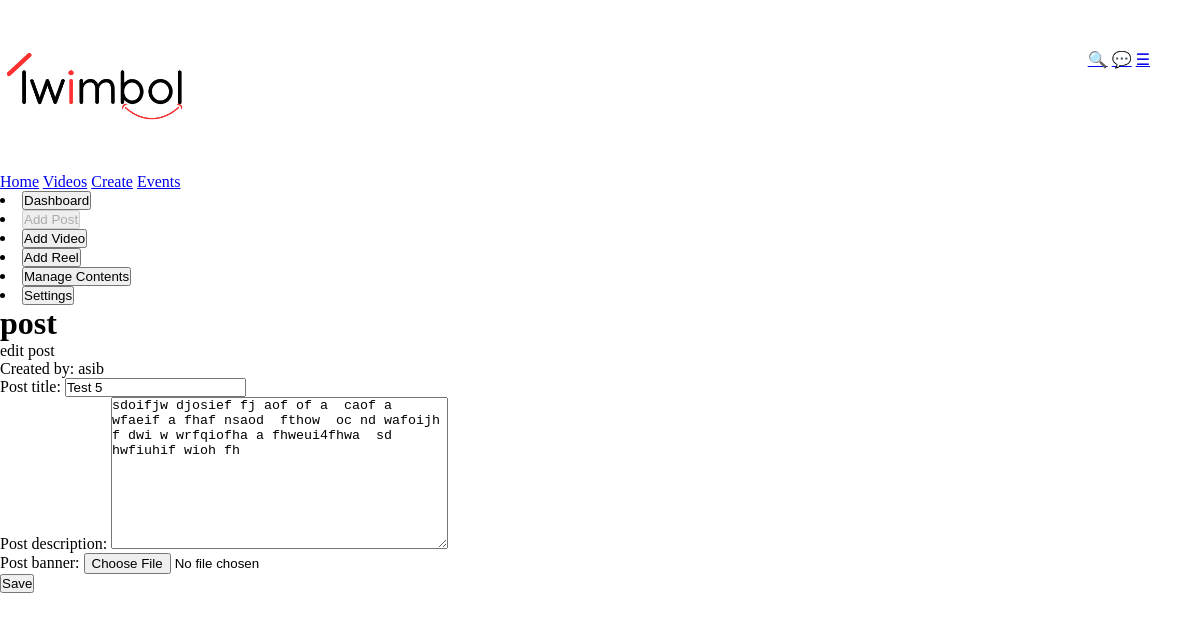
The page /create/post/54 (signed in) on the database its author committed.
### app/models.py (models this page shows, shortened)
class Post(models.Model):
    post_type = models.CharField(max_length=100)
    post_title = models.CharField(max_length=100)
    created_at = models.DateTimeField(auto_now_add=True)
    post_description = models.TextField(null=True)
    post_banner = models.ImageField(upload_to='img/posts/', null=True, blank=True)
    created_by = models.ForeignKey(User, on_delete=models.CASCADE, related_name='post_created_by')

### create/views.py (the view)
# urls.py: path('post/<int:post_id>', views.post_edit, name='post_create_edit'),
@login_required
def post_edit(request, post_id):
    message = ''
    try:
        post = Post.objects.get(id=post_id)
    except Post.DoesNotExist:
        return redirect(reverse('dashboard') + '?upload_message=post_not_found')
    user = request.user
    if post.created_by == user:
        if request.method == 'POST':
            form = PostForm(request.POST, request.FILES)
            form.instance.created_by = user
            if form.is_valid():
                Post.objects.filter(id=post_id).update(
                    post_title=form.cleaned_data['post_title'],
                    post_description=form.cleaned_data['post_description'],
                    post_type=form.cleaned_data['post_type'])
                if form.cleaned_data.get('post_banner'):
                    Post.objects.filter(id=post_id).update(
                    post_banner=form.cleaned_data['post_banner'])
                elif post.post_banner :
                    Post.objects.filter(id=post_id).update(
                    post_banner=post.post_banner)
                message = "post edited"
                return redirect(reverse('dashboard')+'?upload_message=success')
        else:
            form = PostForm(instance=post)
            message = 'edit post'
    else:
        message = "Cannot edit this post"
        form = None
    context={
        "create_action": "post",
        "post": post,
        "form": form,
        "message": message
    }
    return render(request, 'create.html', context)

### create/forms.py
class PostForm(forms.ModelForm):
    class Meta:
        model = Post
        fields = ['post_type', 'post_title', 'post_description', 'post_banner']
        widgets = {
            'post_type': forms.HiddenInput(attrs={'class': 'post_form_controls', 'id': 'post_form_type', 'value': 'post'}),
            'post_title': forms.TextInput(attrs={'class': 'post_form_controls', 'id': 'post_form_title'}),
            'post_description': forms.Textarea(attrs={'class': 'post_form_controls', 'id': 'post_form_description'}),
            'post_banner': forms.FileInput(attrs={'class': 'post_form_controls', 'id': 'post_form_banner'}),
        }
    def __init__(self, *args, **kwargs):
            super().__init__(*args, **kwargs)
            self.fields['post_description'].required = False
            self.fields['post_banner'].required = False

### create/templates/create.html (shortened to what this page needs)
{% extends 'base.html' %}
{% load static %}
{% block style %}<link rel="stylesheet" href="{%static 'css/creator.css' %}">{% endblock %}
{% block content %}
    <menu type="toolbar">
    <li>
        <a href="{% url 'dashboard' %}"
        ><button id="dashboard">Dashboard</button></a
        >
    </li>
    <li>
        <a href="{% url 'post' %}"
        ><button id="post">Add Post</button></a
        >
    </li>
    <li>
        <a href="{% url 'video' %}"
        ><button id="video">Add Video</button></a
        >
    </li>
    <li>
        <a href="{% url 'reel' %}"
        ><button id="reel">Add Reel</button></a
        >
    </li>
    <li>
        <a href="{% url 'manage-contents' %}"
        ><button id="manage-conents">Manage Contents</button></a
        >
    </li>
    <li>
        <a href="{% url 'settings' %}"
        ><button id="settings">Settings</button></a
        >
    </li>
    </menu>
    <h1>{{create_action}}</h1>
    {% if message %}{{message}}{% endif %}
    {%if post.created_by%} <p> Created by: {{post.created_by}}</p>{%endif%}
    {% if form %}
    <form action="" method="post" id="form-controls"  enctype="multipart/form-data">
        {{form.as_p}}
        <button type="submit">Save</button>
    </form>
    {% endif %}
{% endblock %}

### app/static/css/style.css (style rules this page uses)
* { margin: 0; padding: 0; outline: none; }

### rows shown on the page
Post: post_type "post", created_by "asib", post_title "Test 5", post_description "sdoifjw djosief fj aof of a caof a wfaeif a fhaf nsaod fthow oc nd wafoijh f dwi w wrfqiofha a fhweui4fhwa sd hwfiuhif wioh fh"

### other values the page prints
{{ message }} "edit post"
